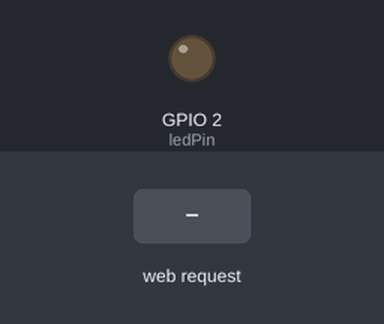
Recording of a program running on a simulated ESP32. Shown: output pins drawn as LEDs (lit = HIGH). The test bench sets the inputs (shaded band). WiFi joins after 1.5 s; servers stay silent unless stated; storage starts empty; what the program prints to the serial monitor is not drawn.

Above: at 2.8 s.
2.9 s: HTTP request GET / received
At 4.8 s:
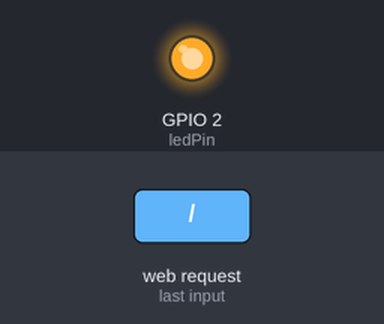
Timing chart, 0 to 11.9 s (numbered marks = the images above; inputs shaded):
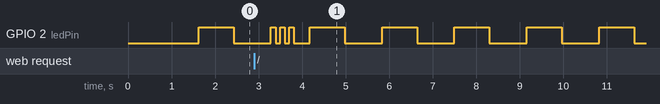

The program:

main.cpp
```cpp
#include <Arduino.h>
#include <WiFi.h>
#include <ESPAsyncWebServer.h>
#include <LittleFS.h>

using namespace std;

AsyncWebServer server(80);
const int ledPin = 2;

enum Condition { ClientConnected, Idle, Off };
volatile Condition serverCondition = Off;

list<Condition> serverConditionQueue;

void blinkWithBlocking(int duration, int count) {
    for (int i = 0; i < count; i++) {
        digitalWrite(ledPin, HIGH);
        delay(duration);
        digitalWrite(ledPin, LOW);
        delay(duration);
    }
}

void indicateClientConnect() {
    blinkWithBlocking(100, 3);
    vTaskDelay(pdMS_TO_TICKS(200));
}

void indicateIdle() {
    blinkWithBlocking(800, 1);
}

void BlinkingTask(void *pv) {
    while (true) {
        //Condition st = serverCondition;
        if (!serverConditionQueue.empty()){
            Condition st = serverConditionQueue.front();
            serverConditionQueue.pop_front();

            if (st == ClientConnected) indicateClientConnect();
        }
        else {
            indicateIdle();
        }

        vTaskDelay(pdMS_TO_TICKS(50));
    }
}

void setup() {
    Serial.begin(9600);
    pinMode(ledPin, OUTPUT);
    digitalWrite(ledPin, LOW);

    if (!LittleFS.begin()) {
        Serial.println("Failed to mount LittleFS");
        return;
    }
    else {
        Serial.println("LittleFS mounted");
    }

    char wifiName[32];
    char wifiPassword[32];

    File file = LittleFS.open("/pass", "r");
    if (file) {
        size_t i = 0;

        while (file.available() && i < 32 - 1) {
            char c = file.read();
            if (c == '\n') break;
            wifiName[i++] = c;
        }
        wifiName[i] = '\0';

        i = 0;
        while (file.available() && i < 32 - 1) {
            char c = file.read();
            if (c == '\n') break;
            wifiPassword[i++] = c;
        }
        wifiPassword[i] = '\0';

        file.close();

        Serial.print(wifiName); Serial.print("["); Serial.print(strlen(wifiName)); Serial.print("], ");
        Serial.print(wifiPassword); Serial.print("["); Serial.print(strlen(wifiPassword)); Serial.println("]");
    } else {
        Serial.println("Cant open file.");
    }

    WiFi.mode(WIFI_STA);
    WiFi.begin(wifiName, wifiPassword);
    Serial.print("Connecting WiFi");
    while (WiFi.status() != WL_CONNECTED) {
        delay(200);
        Serial.print(".");
    }

    Serial.println("\nConnected, IP: " + WiFi.localIP().toString());

    server.serveStatic("/static", LittleFS, "/static").setCacheControl("max-age=600");

    server.on("/", HTTP_GET, [](AsyncWebServerRequest *request){
        Serial.println("[HTTP] / requested → ClientConnected");
        serverConditionQueue.push_front(ClientConnected);
        request->send(LittleFS, "/index.html", "text/html");
    });

    server.begin();
    Serial.println("Server started");

    xTaskCreatePinnedToCore(BlinkingTask, "BlinkTask", 2048, NULL, 1, NULL, 1);
}

void loop() {
    Serial.println("loop");
}
```
